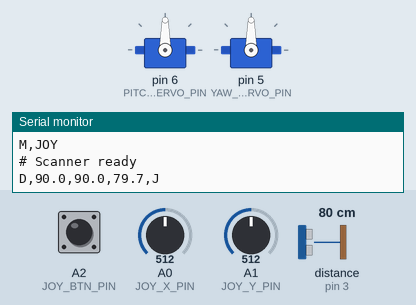
A sketch run on a simulated Arduino Uno, built with avr-gcc and run on an emulated ATmega328P. Shown: 2 × servo, the last lines printed to the serial monitor. Wiring (inferred from the names in the program): ultrasonic range finder: trigger pin 4; echo pin 3. The inputs (shaded band) are chosen by the test bench; at power-on: A2 (JOY_BTN_PIN) HIGH, distance to the obstacle (sensor on pin 3) 80 cm, A0 (JOY_X_PIN) = 512, A1 (JOY_Y_PIN) = 512. The echo pulse lasts 58.3 µs per cm.

Above: at 1.8 s.
1.9 s: A2 (JOY_BTN_PIN) pulled LOW for 0.15 s
At 2.44 s:
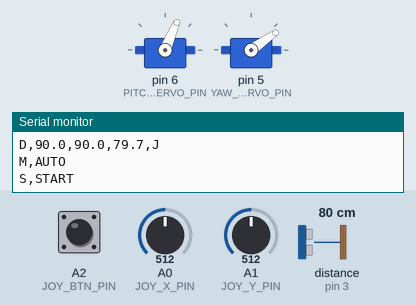
At 4.2 s:
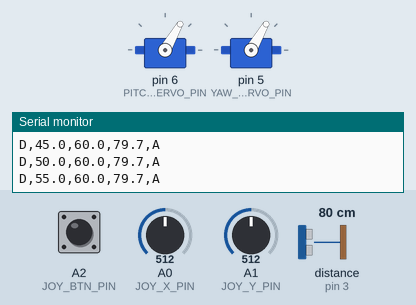
4.9 s: distance to the obstacle (sensor on pin 3) set to 2 cm
At 7.84 s:
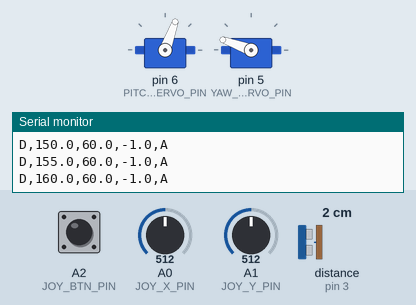
7.9 s: distance to the obstacle (sensor on pin 3) set to 18 cm
10.9 s: distance to the obstacle (sensor on pin 3) set to 60 cm
16.9 s: distance to the obstacle (sensor on pin 3) set to 4 cm
22.9 s: A2 (JOY_BTN_PIN) pulled LOW for 1 s
At 24.0 s:
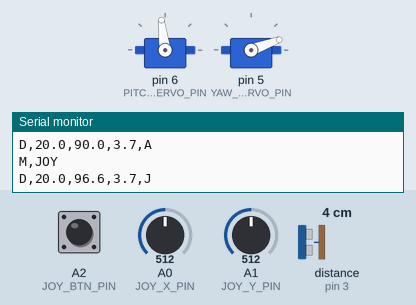
Timing chart, 0 to 25.9 s (numbered marks = the images above; inputs shaded):
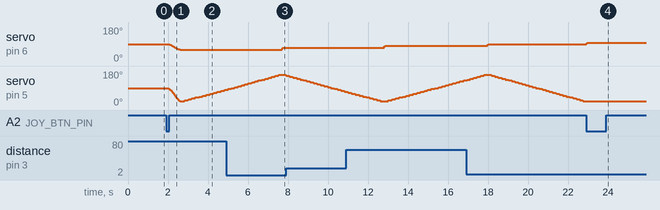

The sketch:

pan_tilt_scanner.ino
```cpp
/*
 * Pan/Tilt Ultrasonic 3D Scanner
 * ------------------------------------------------------------
 * Mode 1: JOYSTICK  - joystick controls yaw/pitch smoothly (velocity control)
 * Mode 2: AUTO      - serpentine raster scan, 3 readings averaged per point
 *
 * Press the joystick button to toggle modes.
 *
 * Serial protocol (115200 baud, one message per line):
 *   D,<yaw>,<pitch>,<distance_cm>,<mode>   data point (mode: A = auto, J = joystick)
 *                                          distance = -1.0 means "no valid echo"
 *   S,START / S,END                        start / end of an automatic scan
 *   M,AUTO / M,JOY                         mode changed
 *   # text                                 info message (ignored by the mapper)
 */

#include <Servo.h>

// =====================================================================
//  PIN CONFIGURATION
// =====================================================================
const uint8_t JOY_X_PIN   = A0;
const uint8_t JOY_Y_PIN   = A1;
const uint8_t JOY_BTN_PIN = A2;

const uint8_t TRIG_PIN = 4;
const uint8_t ECHO_PIN = 3;

const uint8_t PITCH_SERVO_PIN = 6;   // servo1 - up/down
const uint8_t YAW_SERVO_PIN   = 5;   // servo2 - left/right

// =====================================================================
//  TUNABLE SETTINGS
// =====================================================================
// --- Serial ---
const long SERIAL_BAUD = 115200;

// --- Servo hardware ---
const int SERVO_MIN_US = 544;        // pulse width at 0 degrees
const int SERVO_MAX_US = 2400;       // pulse width at 180 degrees
const float YAW_LIMIT_MIN   = 0;     // absolute mechanical limits (degrees)
const float YAW_LIMIT_MAX   = 180;
const float PITCH_LIMIT_MIN = 0;
const float PITCH_LIMIT_MAX = 180;
const float YAW_HOME   = 90;         // "straight ahead"
const float PITCH_HOME = 90;         // "level"
const unsigned long SERVO_UPDATE_MS = 20;   // servo signal is 50 Hz

// --- Joystick ---
const int   JOY_DEADZONE   = 60;     // raw counts ignored around centre
const float JOY_MAX_SPEED  = 70.0;   // deg/s at full deflection
const float JOY_ACCEL      = 250.0;  // deg/s^2  (lower = smoother/slower response)
// Stick feel (push stick forward = tilt up vs down):
// Note: This only flips manual joystick stick direction on the hardware.
// The 3D plot orientation (up/down) is handled in mapper.py (press 'P' to flip).
const bool  JOY_INVERT_YAW   = true;
const bool  JOY_INVERT_PITCH = true;
const unsigned long JOY_SETTLE_MS = 150;    // stand still this long before measuring

// --- Automatic scan grid (degrees) ---
const int SCAN_YAW_MIN     = 20;
const int SCAN_YAW_MAX     = 160;
const int SCAN_YAW_STEP    = 5;      // ultrasonic beam is ~15 deg wide, 5-10 is sensible
const int SCAN_PITCH_MIN   = 60;
const int SCAN_PITCH_MAX   = 120;
const int SCAN_PITCH_STEP  = 10;

// --- Automatic scan speed ---
const float AUTO_AVG_SPEED   = 100.0;       // deg/s average speed between points (raise = faster)
const unsigned long AUTO_MIN_MOVE_MS = 40;  // never make a move quicker than this
const unsigned long AUTO_SETTLE_MS   = 60;  // let the servo/sensor stop vibrating

// --- Ultrasonic ---
const int   SAMPLES_PER_POINT  = 3;
const unsigned long ECHO_TIMEOUT_US = 25000UL;   // ~4.3 m
const float MIN_VALID_CM = 2.0;
const float MAX_VALID_CM = 400.0;
const unsigned long READING_GAP_MS = 15;         // gap between the 3 readings

// --- Button ---
const unsigned long DEBOUNCE_MS = 50;

// =====================================================================
//  GLOBAL STATE
// =====================================================================
enum Mode { MODE_JOYSTICK, MODE_AUTO };

Servo pitchServo;
Servo yawServo;

Mode  mode = MODE_JOYSTICK;
float yawAngle   = YAW_HOME;
float pitchAngle = PITCH_HOME;

// joystick state
int   joyCenterX = 512;
int   joyCenterY = 512;
float yawVelocity   = 0;
float pitchVelocity = 0;
unsigned long lastJoyUpdate = 0;
unsigned long lastMoveTime  = 0;
float lastReportedYaw   = -1000;
float lastReportedPitch = -1000;

// auto-scan state
int scanYawIndex       = 0;
int scanPitchIndex     = 0;
int scanDirection      = 1;     // +1 = yaw increasing, -1 = decreasing (serpentine)
int scanPitchDirection = 1;     // +1 = walking down rows, -1 = walking up rows

// =====================================================================
//  SETUP / LOOP
// =====================================================================
void setup() {
  Serial.begin(SERIAL_BAUD);
  setupPins();
  setupServos();
  calibrateJoystick();
  setMode(MODE_JOYSTICK);
  Serial.println(F("# Scanner ready"));
}

void loop() {
  handleModeButton();

  if (mode == MODE_JOYSTICK) {
    runJoystickStep();
  } else {
    runAutoScanStep();
  }
}

// =====================================================================
//  INITIALISATION
// =====================================================================
void setupPins() {
  pinMode(JOY_BTN_PIN, INPUT_PULLUP);
  pinMode(TRIG_PIN, OUTPUT);
  pinMode(ECHO_PIN, INPUT);
  digitalWrite(TRIG_PIN, LOW);
}

void setupServos() {
  pitchServo.attach(PITCH_SERVO_PIN, SERVO_MIN_US, SERVO_MAX_US);
  yawServo.attach(YAW_SERVO_PIN, SERVO_MIN_US, SERVO_MAX_US);
  writeServos();
  delay(500);
}

// Read the stick at rest to find its true centre (don't touch it at power-up)
void calibrateJoystick() {
  long sumX = 0, sumY = 0;
  const int N = 32;
  for (int i = 0; i < N; i++) {
    sumX += analogRead(JOY_X_PIN);
    sumY += analogRead(JOY_Y_PIN);
    delay(5);
  }
  joyCenterX = sumX / N;
  joyCenterY = sumY / N;
}

// =====================================================================
//  MODE HANDLING
// =====================================================================
// Debounced button; toggles mode on each press
void handleModeButton() {
  static bool lastReading = HIGH;
  static bool stableState = HIGH;
  static unsigned long lastChange = 0;

  bool reading = digitalRead(JOY_BTN_PIN);
  if (reading != lastReading) {
    lastChange = millis();
    lastReading = reading;
  }
  if ((millis() - lastChange) > DEBOUNCE_MS && reading != stableState) {
    stableState = reading;
    if (stableState == LOW) {          // pressed
      setMode(mode == MODE_JOYSTICK ? MODE_AUTO : MODE_JOYSTICK);
    }
  }
}

void setMode(Mode newMode) {
  mode = newMode;
  if (mode == MODE_AUTO) {
    Serial.println(F("M,AUTO"));
    resetScan();
  } else {
    Serial.println(F("M,JOY"));
    yawVelocity = 0;
    pitchVelocity = 0;
    lastJoyUpdate = millis();
    lastMoveTime = millis();
    lastReportedYaw = -1000;
    lastReportedPitch = -1000;
  }
}

// =====================================================================
//  SERVO OUTPUT
// =====================================================================
int angleToMicros(float angle) {
  return SERVO_MIN_US + (int)((angle / 180.0f) * (SERVO_MAX_US - SERVO_MIN_US));
}

// Using microseconds gives much finer resolution than write(int degrees)
void writeServos() {
  yawServo.writeMicroseconds(angleToMicros(yawAngle));
  pitchServo.writeMicroseconds(angleToMicros(pitchAngle));
}

// =====================================================================
//  JOYSTICK MODE
// =====================================================================
// Returns -1.0 .. +1.0 with deadzone and a soft "expo" curve for fine control near centre
float readJoystickAxis(uint8_t pin, int center, bool invert) {
  int raw = analogRead(pin) - center;
  if (abs(raw) < JOY_DEADZONE) return 0;

  float n;
  if (raw > 0) n = (float)(raw - JOY_DEADZONE) / (float)(1023 - center - JOY_DEADZONE);
  else         n = (float)(raw + JOY_DEADZONE) / (float)(center - JOY_DEADZONE);

  n = constrain(n, -1.0f, 1.0f);
  n = 0.6f * n * n * n + 0.4f * n;
  return invert ? -n : n;
}

// Move 'current' toward 'target' by at most 'maxDelta'
float approach(float current, float target, float maxDelta) {
  float diff = target - current;
  if (diff >  maxDelta) return current + maxDelta;
  if (diff < -maxDelta) return current - maxDelta;
  return target;
}

void runJoystickStep() {
  unsigned long now = millis();
  if (now - lastJoyUpdate < SERVO_UPDATE_MS) return;
  float dt = (now - lastJoyUpdate) / 1000.0f;
  lastJoyUpdate = now;

  // Stick = desired SPEED (not position), ramped with limited acceleration
  float yawCmd   = readJoystickAxis(JOY_X_PIN, joyCenterX, JOY_INVERT_YAW)   * JOY_MAX_SPEED;
  float pitchCmd = readJoystickAxis(JOY_Y_PIN, joyCenterY, JOY_INVERT_PITCH) * JOY_MAX_SPEED;

  yawVelocity   = approach(yawVelocity,   yawCmd,   JOY_ACCEL * dt);
  pitchVelocity = approach(pitchVelocity, pitchCmd, JOY_ACCEL * dt);

  yawAngle   += yawVelocity * dt;
  pitchAngle += pitchVelocity * dt;

  if (yawAngle < YAW_LIMIT_MIN)     { yawAngle = YAW_LIMIT_MIN;     yawVelocity = 0; }
  if (yawAngle > YAW_LIMIT_MAX)     { yawAngle = YAW_LIMIT_MAX;     yawVelocity = 0; }
  if (pitchAngle < PITCH_LIMIT_MIN) { pitchAngle = PITCH_LIMIT_MIN; pitchVelocity = 0; }
  if (pitchAngle > PITCH_LIMIT_MAX) { pitchAngle = PITCH_LIMIT_MAX; pitchVelocity = 0; }

  writeServos();

  bool moving = (fabs(yawVelocity) > 0.3f) || (fabs(pitchVelocity) > 0.3f) ||
                (yawCmd != 0) || (pitchCmd != 0);
  if (moving) {
    lastMoveTime = now;
  } else {
    reportJoystickPointIfNeeded(now);
  }
}

// Once the sensor has been still for a moment, take a 3-sample point (if we moved since last one)
void reportJoystickPointIfNeeded(unsigned long now) {
  if (now - lastMoveTime < JOY_SETTLE_MS) return;

  bool changed = fabs(yawAngle - lastReportedYaw) >= 0.5f ||
                 fabs(pitchAngle - lastReportedPitch) >= 0.5f;
  if (!changed) return;

  float d = measureDistance();
  sendPoint(yawAngle, pitchAngle, d, 'J');
  lastReportedYaw = yawAngle;
  lastReportedPitch = pitchAngle;
  lastJoyUpdate = millis();   // measurement took time; avoid a big dt next step
}

// =====================================================================
//  AUTOMATIC SCAN MODE
// =====================================================================
int yawStepsCount()   { return (SCAN_YAW_MAX - SCAN_YAW_MIN) / SCAN_YAW_STEP + 1; }
int pitchStepsCount() { return (SCAN_PITCH_MAX - SCAN_PITCH_MIN) / SCAN_PITCH_STEP + 1; }

void resetScan() {
  scanYawIndex = 0;
  scanPitchIndex = 0;
  scanDirection = 1;
  scanPitchDirection = 1;
  Serial.println(F("S,START"));
}

// One scan point: move -> settle -> measure -> send -> advance
void runAutoScanStep() {
  float targetYaw   = SCAN_YAW_MIN   + scanYawIndex   * SCAN_YAW_STEP;
  float targetPitch = SCAN_PITCH_MIN + scanPitchIndex * SCAN_PITCH_STEP;

  if (!smoothMoveTo(targetYaw, targetPitch)) return;   // aborted by button
  if (!waitMs(AUTO_SETTLE_MS)) return;

  float d = measureDistance();
  sendPoint(targetYaw, targetPitch, d, 'A');
  advanceScanIndex();
}

// Serpentine order: left->right on one row, right->left on the next (minimal travel).
// Bidirectional pitch: walks down row-by-row, then walks back up without jumping.
void advanceScanIndex() {
  scanYawIndex += scanDirection;

  if (scanYawIndex < 0 || scanYawIndex >= yawStepsCount()) {
    scanYawIndex -= scanDirection;
    scanDirection = -scanDirection;

    if (pitchStepsCount() <= 1) {
      Serial.println(F("S,END"));
      Serial.println(F("S,START"));
      return;
    }

    scanPitchIndex += scanPitchDirection;

    if (scanPitchIndex >= pitchStepsCount() || scanPitchIndex < 0) {
      Serial.println(F("S,END"));
      scanPitchDirection = -scanPitchDirection;
      scanPitchIndex += 2 * scanPitchDirection;
      Serial.println(F("S,START"));
    }
  }
}

// Both axes move together on a smoothstep (ease-in/ease-out) curve:
// no sudden start or stop, and duration scales with distance so short hops are quick.
// Returns false if the mode was switched during the move.
bool smoothMoveTo(float targetYaw, float targetPitch) {
  float startYaw = yawAngle;
  float startPitch = pitchAngle;
  float distance = max(fabs(targetYaw - startYaw), fabs(targetPitch - startPitch));
  if (distance < 0.01f) return true;

  unsigned long duration = (unsigned long)(distance / AUTO_AVG_SPEED * 1000.0f);
  if (duration < AUTO_MIN_MOVE_MS) duration = AUTO_MIN_MOVE_MS;

  unsigned long startTime = millis();
  while (true) {
    handleModeButton();
    if (mode != MODE_AUTO) return false;

    float t = (float)(millis() - startTime) / (float)duration;
    if (t > 1.0f) t = 1.0f;
    float s = t * t * (3.0f - 2.0f * t);

    yawAngle   = startYaw   + (targetYaw   - startYaw)   * s;
    pitchAngle = startPitch + (targetPitch - startPitch) * s;
    writeServos();

    if (t >= 1.0f) break;
    delay(SERVO_UPDATE_MS);
  }
  return true;
}

// Delay that still listens to the mode button. Returns false if mode changed.
bool waitMs(unsigned long ms) {
  unsigned long start = millis();
  while (millis() - start < ms) {
    handleModeButton();
    if (mode != MODE_AUTO) return false;
  }
  return true;
}

// =====================================================================
//  ULTRASONIC SENSOR
// =====================================================================
// One reading in cm, or -1 if no valid echo
float readDistanceOnce() {
  digitalWrite(TRIG_PIN, LOW);
  delayMicroseconds(2);
  digitalWrite(TRIG_PIN, HIGH);
  delayMicroseconds(10);
  digitalWrite(TRIG_PIN, LOW);

  unsigned long duration = pulseIn(ECHO_PIN, HIGH, ECHO_TIMEOUT_US);
  if (duration == 0) return -1;

  float cm = duration * 0.0343f / 2.0f;
  if (cm < MIN_VALID_CM || cm > MAX_VALID_CM) return -1;
  return cm;
}

// Average of SAMPLES_PER_POINT readings (invalid ones are skipped); -1 if all invalid
float measureDistance() {
  float sum = 0;
  int valid = 0;
  for (int i = 0; i < SAMPLES_PER_POINT; i++) {
    float d = readDistanceOnce();
    if (d > 0) { sum += d; valid++; }
    delay(READING_GAP_MS);
  }
  return valid > 0 ? sum / valid : -1.0f;
}

// =====================================================================
//  SERIAL OUTPUT
// =====================================================================
void sendPoint(float yaw, float pitch, float distance, char modeChar) {
  Serial.print(F("D,"));
  Serial.print(yaw, 1);
  Serial.print(',');
  Serial.print(pitch, 1);
  Serial.print(',');
  Serial.print(distance, 1);
  Serial.print(',');
  Serial.println(modeChar);
}
```

Measured:
- after the input at 1.9 s, servo on pin 6 (PITCH_SERVO_PIN): moves from 90° to 60° over 0.59 s, starting after 0.11 s
- after the input at 4.9 s, servo on pin 6 (PITCH_SERVO_PIN): 60° → 70° after 2.8 s
- after the input at 22.9 s, servo on pin 6 (PITCH_SERVO_PIN): goes on until 23.0 s, then stays 97°; servo on pin 5 (YAW_SERVO_PIN): stays 20° (without the input it goes to 22° after 0.23 s)
- by itself, servo on pin 5 (YAW_SERVO_PIN): rises from 130° to 160° in 0.86 s, then falls to 20° in 5.0 s
